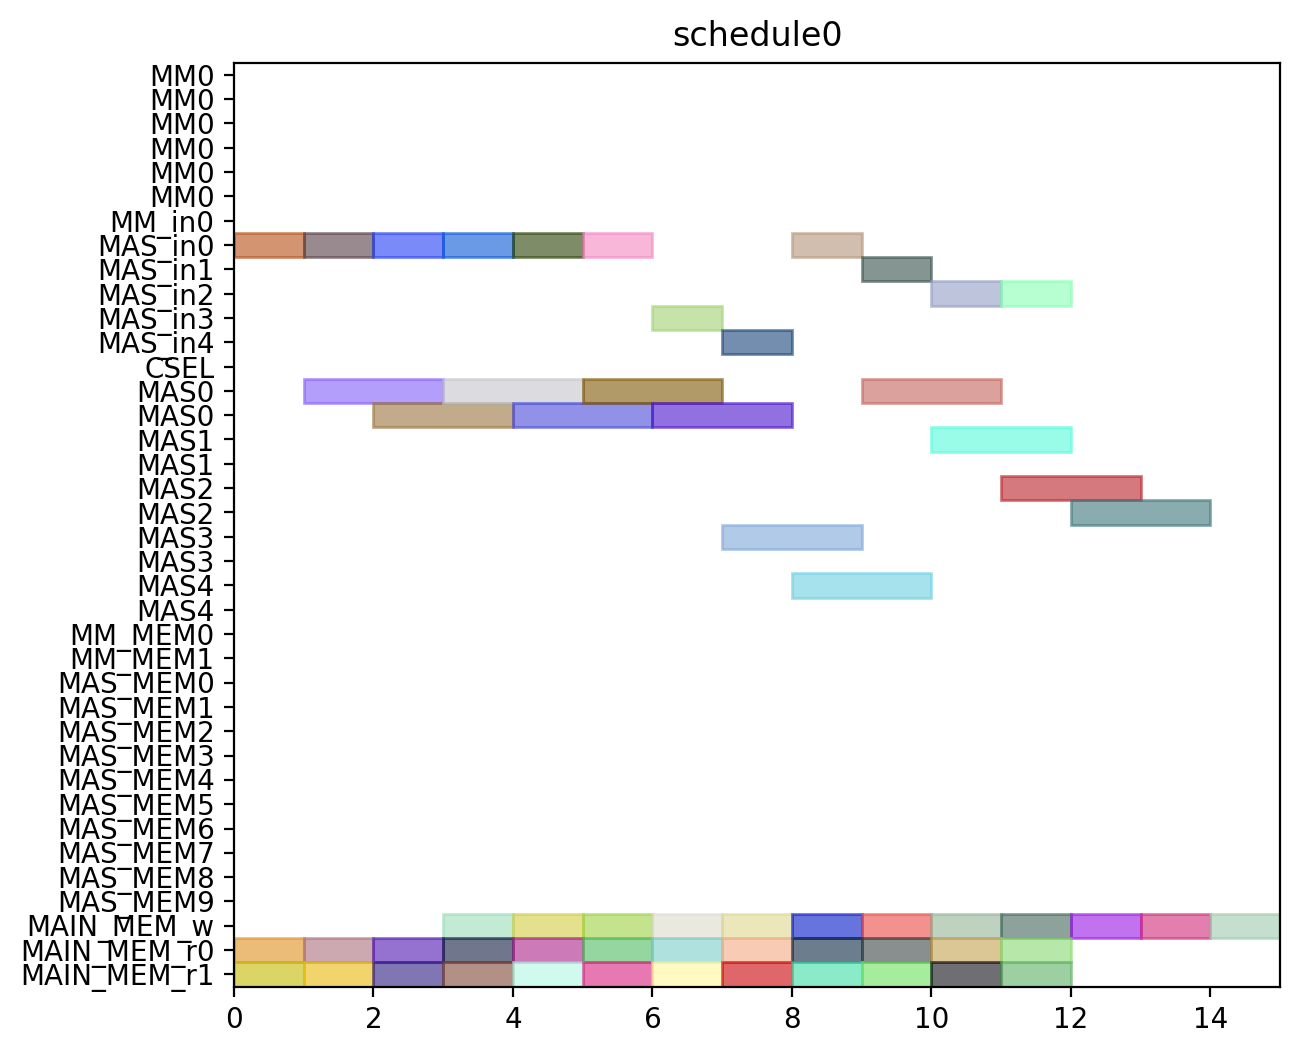

The script that drew this image:
from pyschedule import Scenario, solvers, plotters, alt


def solve():
	horizon = 120
	S = Scenario("schedule0", horizon=horizon)

	# resource
	MM = S.Resources('MM', num=1, size=6)
	MM_in = S.Resources('MM_in', num=1)
	MAS_in = S.Resources('MAS_in', num=5)
	CSEL = S.Resource('CSEL')
	MAS = S.Resources('MAS', num=5, size=2, periods=range(1, horizon))
	MM_MEM = S.Resources('MM_MEM', num=2)
	MAS_MEM = S.Resources('MAS_MEM', num=10)
	MAIN_MEM_w = S.Resource('MAIN_MEM_w', size=1)
	MAIN_MEM_r = S.Resources('MAIN_MEM_r', num=2)

	# result of previous scheduling

	# new tasks
	c000 = S.Task('c000', length=2, delay_cost=1)
	c000 += alt(MAS)
	c000_in = S.Task('c000_in', length=1, delay_cost=1)
	c000_in += alt(MAS_in)
	S += c000_in*MAS_in[0]<=c000*MAS[0]

	S += c000_in*MAS_in[1]<=c000*MAS[1]

	S += c000_in*MAS_in[2]<=c000*MAS[2]

	S += c000_in*MAS_in[3]<=c000*MAS[3]

	S += c000_in*MAS_in[4]<=c000*MAS[4]

	S += 0<c000

	c000_w = S.Task('c000_w', length=1, delay_cost=1)
	c000_w += alt(MAIN_MEM_w)
	S += c000 <= c000_w

	c000_mem0 = S.Task('c000_mem0', length=1, delay_cost=1)
	c000_mem0 += MAIN_MEM_r[0]
	S += c000_mem0 <= c000

	c000_mem1 = S.Task('c000_mem1', length=1, delay_cost=1)
	c000_mem1 += MAIN_MEM_r[1]
	S += c000_mem1 <= c000

	c001 = S.Task('c001', length=2, delay_cost=1)
	c001 += alt(MAS)
	c001_in = S.Task('c001_in', length=1, delay_cost=1)
	c001_in += alt(MAS_in)
	S += c001_in*MAS_in[0]<=c001*MAS[0]

	S += c001_in*MAS_in[1]<=c001*MAS[1]

	S += c001_in*MAS_in[2]<=c001*MAS[2]

	S += c001_in*MAS_in[3]<=c001*MAS[3]

	S += c001_in*MAS_in[4]<=c001*MAS[4]

	S += 0<c001

	c001_w = S.Task('c001_w', length=1, delay_cost=1)
	c001_w += alt(MAIN_MEM_w)
	S += c001 <= c001_w

	c001_mem0 = S.Task('c001_mem0', length=1, delay_cost=1)
	c001_mem0 += MAIN_MEM_r[0]
	S += c001_mem0 <= c001

	c001_mem1 = S.Task('c001_mem1', length=1, delay_cost=1)
	c001_mem1 += MAIN_MEM_r[1]
	S += c001_mem1 <= c001

	c010 = S.Task('c010', length=2, delay_cost=1)
	c010 += alt(MAS)
	c010_in = S.Task('c010_in', length=1, delay_cost=1)
	c010_in += alt(MAS_in)
	S += c010_in*MAS_in[0]<=c010*MAS[0]

	S += c010_in*MAS_in[1]<=c010*MAS[1]

	S += c010_in*MAS_in[2]<=c010*MAS[2]

	S += c010_in*MAS_in[3]<=c010*MAS[3]

	S += c010_in*MAS_in[4]<=c010*MAS[4]

	S += 0<c010

	c010_w = S.Task('c010_w', length=1, delay_cost=1)
	c010_w += alt(MAIN_MEM_w)
	S += c010 <= c010_w

	c010_mem0 = S.Task('c010_mem0', length=1, delay_cost=1)
	c010_mem0 += MAIN_MEM_r[0]
	S += c010_mem0 <= c010

	c010_mem1 = S.Task('c010_mem1', length=1, delay_cost=1)
	c010_mem1 += MAIN_MEM_r[1]
	S += c010_mem1 <= c010

	c011 = S.Task('c011', length=2, delay_cost=1)
	c011 += alt(MAS)
	c011_in = S.Task('c011_in', length=1, delay_cost=1)
	c011_in += alt(MAS_in)
	S += c011_in*MAS_in[0]<=c011*MAS[0]

	S += c011_in*MAS_in[1]<=c011*MAS[1]

	S += c011_in*MAS_in[2]<=c011*MAS[2]

	S += c011_in*MAS_in[3]<=c011*MAS[3]

	S += c011_in*MAS_in[4]<=c011*MAS[4]

	S += 0<c011

	c011_w = S.Task('c011_w', length=1, delay_cost=1)
	c011_w += alt(MAIN_MEM_w)
	S += c011 <= c011_w

	c011_mem0 = S.Task('c011_mem0', length=1, delay_cost=1)
	c011_mem0 += MAIN_MEM_r[0]
	S += c011_mem0 <= c011

	c011_mem1 = S.Task('c011_mem1', length=1, delay_cost=1)
	c011_mem1 += MAIN_MEM_r[1]
	S += c011_mem1 <= c011

	c100 = S.Task('c100', length=2, delay_cost=1)
	c100 += alt(MAS)
	c100_in = S.Task('c100_in', length=1, delay_cost=1)
	c100_in += alt(MAS_in)
	S += c100_in*MAS_in[0]<=c100*MAS[0]

	S += c100_in*MAS_in[1]<=c100*MAS[1]

	S += c100_in*MAS_in[2]<=c100*MAS[2]

	S += c100_in*MAS_in[3]<=c100*MAS[3]

	S += c100_in*MAS_in[4]<=c100*MAS[4]

	S += 0<c100

	c100_w = S.Task('c100_w', length=1, delay_cost=1)
	c100_w += alt(MAIN_MEM_w)
	S += c100 <= c100_w

	c100_mem0 = S.Task('c100_mem0', length=1, delay_cost=1)
	c100_mem0 += MAIN_MEM_r[0]
	S += c100_mem0 <= c100

	c100_mem1 = S.Task('c100_mem1', length=1, delay_cost=1)
	c100_mem1 += MAIN_MEM_r[1]
	S += c100_mem1 <= c100

	c101 = S.Task('c101', length=2, delay_cost=1)
	c101 += alt(MAS)
	c101_in = S.Task('c101_in', length=1, delay_cost=1)
	c101_in += alt(MAS_in)
	S += c101_in*MAS_in[0]<=c101*MAS[0]

	S += c101_in*MAS_in[1]<=c101*MAS[1]

	S += c101_in*MAS_in[2]<=c101*MAS[2]

	S += c101_in*MAS_in[3]<=c101*MAS[3]

	S += c101_in*MAS_in[4]<=c101*MAS[4]

	S += 0<c101

	c101_w = S.Task('c101_w', length=1, delay_cost=1)
	c101_w += alt(MAIN_MEM_w)
	S += c101 <= c101_w

	c101_mem0 = S.Task('c101_mem0', length=1, delay_cost=1)
	c101_mem0 += MAIN_MEM_r[0]
	S += c101_mem0 <= c101

	c101_mem1 = S.Task('c101_mem1', length=1, delay_cost=1)
	c101_mem1 += MAIN_MEM_r[1]
	S += c101_mem1 <= c101

	c110 = S.Task('c110', length=2, delay_cost=1)
	c110 += alt(MAS)
	c110_in = S.Task('c110_in', length=1, delay_cost=1)
	c110_in += alt(MAS_in)
	S += c110_in*MAS_in[0]<=c110*MAS[0]

	S += c110_in*MAS_in[1]<=c110*MAS[1]

	S += c110_in*MAS_in[2]<=c110*MAS[2]

	S += c110_in*MAS_in[3]<=c110*MAS[3]

	S += c110_in*MAS_in[4]<=c110*MAS[4]

	S += 0<c110

	c110_w = S.Task('c110_w', length=1, delay_cost=1)
	c110_w += alt(MAIN_MEM_w)
	S += c110 <= c110_w

	c110_mem0 = S.Task('c110_mem0', length=1, delay_cost=1)
	c110_mem0 += MAIN_MEM_r[0]
	S += c110_mem0 <= c110

	c110_mem1 = S.Task('c110_mem1', length=1, delay_cost=1)
	c110_mem1 += MAIN_MEM_r[1]
	S += c110_mem1 <= c110

	c111 = S.Task('c111', length=2, delay_cost=1)
	c111 += alt(MAS)
	c111_in = S.Task('c111_in', length=1, delay_cost=1)
	c111_in += alt(MAS_in)
	S += c111_in*MAS_in[0]<=c111*MAS[0]

	S += c111_in*MAS_in[1]<=c111*MAS[1]

	S += c111_in*MAS_in[2]<=c111*MAS[2]

	S += c111_in*MAS_in[3]<=c111*MAS[3]

	S += c111_in*MAS_in[4]<=c111*MAS[4]

	S += 0<c111

	c111_w = S.Task('c111_w', length=1, delay_cost=1)
	c111_w += alt(MAIN_MEM_w)
	S += c111 <= c111_w

	c111_mem0 = S.Task('c111_mem0', length=1, delay_cost=1)
	c111_mem0 += MAIN_MEM_r[0]
	S += c111_mem0 <= c111

	c111_mem1 = S.Task('c111_mem1', length=1, delay_cost=1)
	c111_mem1 += MAIN_MEM_r[1]
	S += c111_mem1 <= c111

	c200 = S.Task('c200', length=2, delay_cost=1)
	c200 += alt(MAS)
	c200_in = S.Task('c200_in', length=1, delay_cost=1)
	c200_in += alt(MAS_in)
	S += c200_in*MAS_in[0]<=c200*MAS[0]

	S += c200_in*MAS_in[1]<=c200*MAS[1]

	S += c200_in*MAS_in[2]<=c200*MAS[2]

	S += c200_in*MAS_in[3]<=c200*MAS[3]

	S += c200_in*MAS_in[4]<=c200*MAS[4]

	S += 0<c200

	c200_w = S.Task('c200_w', length=1, delay_cost=1)
	c200_w += alt(MAIN_MEM_w)
	S += c200 <= c200_w

	c200_mem0 = S.Task('c200_mem0', length=1, delay_cost=1)
	c200_mem0 += MAIN_MEM_r[0]
	S += c200_mem0 <= c200

	c200_mem1 = S.Task('c200_mem1', length=1, delay_cost=1)
	c200_mem1 += MAIN_MEM_r[1]
	S += c200_mem1 <= c200

	c201 = S.Task('c201', length=2, delay_cost=1)
	c201 += alt(MAS)
	c201_in = S.Task('c201_in', length=1, delay_cost=1)
	c201_in += alt(MAS_in)
	S += c201_in*MAS_in[0]<=c201*MAS[0]

	S += c201_in*MAS_in[1]<=c201*MAS[1]

	S += c201_in*MAS_in[2]<=c201*MAS[2]

	S += c201_in*MAS_in[3]<=c201*MAS[3]

	S += c201_in*MAS_in[4]<=c201*MAS[4]

	S += 0<c201

	c201_w = S.Task('c201_w', length=1, delay_cost=1)
	c201_w += alt(MAIN_MEM_w)
	S += c201 <= c201_w

	c201_mem0 = S.Task('c201_mem0', length=1, delay_cost=1)
	c201_mem0 += MAIN_MEM_r[0]
	S += c201_mem0 <= c201

	c201_mem1 = S.Task('c201_mem1', length=1, delay_cost=1)
	c201_mem1 += MAIN_MEM_r[1]
	S += c201_mem1 <= c201

	c210 = S.Task('c210', length=2, delay_cost=1)
	c210 += alt(MAS)
	c210_in = S.Task('c210_in', length=1, delay_cost=1)
	c210_in += alt(MAS_in)
	S += c210_in*MAS_in[0]<=c210*MAS[0]

	S += c210_in*MAS_in[1]<=c210*MAS[1]

	S += c210_in*MAS_in[2]<=c210*MAS[2]

	S += c210_in*MAS_in[3]<=c210*MAS[3]

	S += c210_in*MAS_in[4]<=c210*MAS[4]

	S += 0<c210

	c210_w = S.Task('c210_w', length=1, delay_cost=1)
	c210_w += alt(MAIN_MEM_w)
	S += c210 <= c210_w

	c210_mem0 = S.Task('c210_mem0', length=1, delay_cost=1)
	c210_mem0 += MAIN_MEM_r[0]
	S += c210_mem0 <= c210

	c210_mem1 = S.Task('c210_mem1', length=1, delay_cost=1)
	c210_mem1 += MAIN_MEM_r[1]
	S += c210_mem1 <= c210

	c211 = S.Task('c211', length=2, delay_cost=1)
	c211 += alt(MAS)
	c211_in = S.Task('c211_in', length=1, delay_cost=1)
	c211_in += alt(MAS_in)
	S += c211_in*MAS_in[0]<=c211*MAS[0]

	S += c211_in*MAS_in[1]<=c211*MAS[1]

	S += c211_in*MAS_in[2]<=c211*MAS[2]

	S += c211_in*MAS_in[3]<=c211*MAS[3]

	S += c211_in*MAS_in[4]<=c211*MAS[4]

	S += 0<c211

	c211_w = S.Task('c211_w', length=1, delay_cost=1)
	c211_w += alt(MAIN_MEM_w)
	S += c211 <= c211_w

	c211_mem0 = S.Task('c211_mem0', length=1, delay_cost=1)
	c211_mem0 += MAIN_MEM_r[0]
	S += c211_mem0 <= c211

	c211_mem1 = S.Task('c211_mem1', length=1, delay_cost=1)
	c211_mem1 += MAIN_MEM_r[1]
	S += c211_mem1 <= c211

	solvers.mip.solve(S,msg=1,kind='CPLEX',ratio_gap=1.01)

	solution = [['hoge']*len(S.solution()[1]) for i in range(len(S.solution()))]
	for i in range(len(S.solution())):
		for j in range(len(S.solution()[i])):
			solution[i][j]=str(S.solution()[i][j])
	print(solution)

	cycles = int(solution[-1][3])

	pic_file_name = "/mnt/rose/usr1/fukuda/ABE/multiRAM_multiMAS_16mux/scheduling_result/stage6MM1_stage2MAS5/CONJ/schedule0.png"
	if(S.solution() != []):
		plotters.matplotlib.plot(S,img_filename=pic_file_name, show_task_labels=False, fig_size=(cycles*0.25+3, 6))

	return solution
